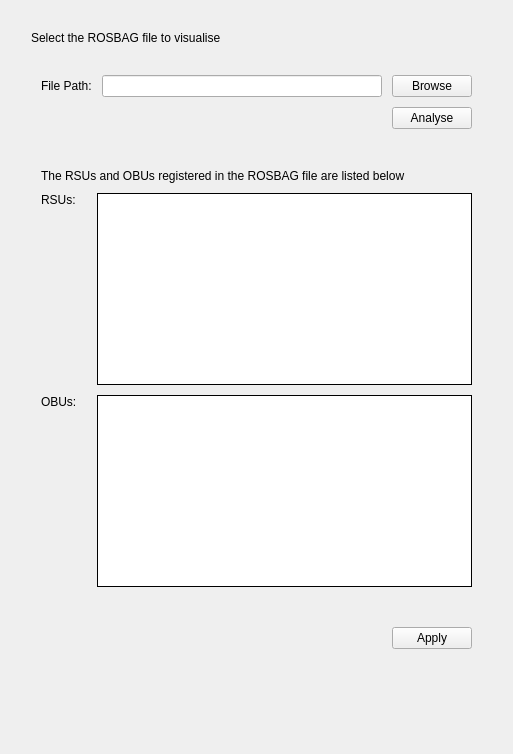
          <widget class="QWidget" name="visualiser_entity_tab">
           <attribute name="title">
            <string>RSU/OBU</string>
           </attribute>
           <layout class="QGridLayout" name="gridLayout_8">
            <item row="0" column="0">
             <layout class="QVBoxLayout" name="verticalLayout_2">
              <property name="spacing">
               <number>20</number>
              </property>
              <property name="sizeConstraint">
               <enum>QLayout::SetMinimumSize</enum>
              </property>
              <property name="leftMargin">
               <number>20</number>
              </property>
              <property name="topMargin">
               <number>20</number>
              </property>
              <property name="rightMargin">
               <number>20</number>
              </property>
              <property name="bottomMargin">
               <number>20</number>
              </property>
              <item>
               <widget class="QLabel" name="label_4">
                <property name="sizePolicy">
                 <sizepolicy hsizetype="Fixed" vsizetype="Fixed">
                  <horstretch>0</horstretch>
                  <verstretch>0</verstretch>
                 </sizepolicy>
                </property>
                <property name="frameShape">
                 <enum>QFrame::NoFrame</enum>
                </property>
                <property name="text">
                 <string>Select the ROSBAG file to visualise</string>
                </property>
                <property name="textFormat">
                 <enum>Qt::AutoText</enum>
                </property>
               </widget>
              </item>
              <item>
               <layout class="QGridLayout" name="gridLayout_9" rowstretch="0,0" columnstretch="0,0,0" rowminimumheight="0,0" columnminimumwidth="0,0,0">
                <property name="leftMargin">
                 <number>10</number>
                </property>
                <property name="topMargin">
                 <number>10</number>
                </property>
                <property name="rightMargin">
                 <number>10</number>
                </property>
                <property name="bottomMargin">
                 <number>10</number>
                </property>
                <property name="spacing">
                 <number>10</number>
                </property>
                <item row="0" column="1">
                 <widget class="QLineEdit" name="VisualiserRosbagPath">
                  <property name="sizePolicy">
                   <sizepolicy hsizetype="Expanding" vsizetype="Fixed">
                    <horstretch>0</horstretch>
                    <verstretch>0</verstretch>
                   </sizepolicy>
                  </property>
                  <property name="clearButtonEnabled">
                   <bool>true</bool>
                  </property>
                 </widget>
                </item>
                <item row="0" column="2">
                 <widget class="QPushButton" name="VisualiserBrowse">
                  <property name="sizePolicy">
                   <sizepolicy hsizetype="Fixed" vsizetype="Fixed">
                    <horstretch>0</horstretch>
                    <verstretch>0</verstretch>
                   </sizepolicy>
                  </property>
                  <property name="text">
                   <string>Browse</string>
                  </property>
                  <property name="autoDefault">
                   <bool>false</bool>
                  </property>
                  <property name="default">
                   <bool>false</bool>
                  </property>
                  <property name="flat">
                   <bool>false</bool>
                  </property>
                 </widget>
                </item>
                <item row="0" column="0">
                 <widget class="QLabel" name="label">
                  <property name="sizePolicy">
                   <sizepolicy hsizetype="Fixed" vsizetype="Fixed">
                    <horstretch>0</horstretch>
                    <verstretch>0</verstretch>
                   </sizepolicy>
                  </property>
                  <property name="frameShape">
                   <enum>QFrame::NoFrame</enum>
                  </property>
                  <property name="text">
                   <string>File Path:</string>
                  </property>
                  <property name="textFormat">
                   <enum>Qt::AutoText</enum>
                  </property>
                 </widget>
                </item>
                <item row="1" column="2">
                 <widget class="QPushButton" name="VisualiserAnalyse">
                  <property name="sizePolicy">
                   <sizepolicy hsizetype="Fixed" vsizetype="Fixed">
                    <horstretch>0</horstretch>
                    <verstretch>0</verstretch>
                   </sizepolicy>
                  </property>
                  <property name="text">
                   <string>Analyse</string>
                  </property>
                  <property name="flat">
                   <bool>false</bool>
                  </property>
                 </widget>
                </item>
                <item row="1" column="1">
                 <widget class="QLabel" name="VisualiserRosbagError">
                  <property name="sizePolicy">
                   <sizepolicy hsizetype="Expanding" vsizetype="Expanding">
                    <horstretch>0</horstretch>
                    <verstretch>0</verstretch>
                   </sizepolicy>
                  </property>
                  <property name="minimumSize">
                   <size>
                    <width>280</width>
                    <height>0</height>
                   </size>
                  </property>
                  <property name="palette">
                   <palette>
                    <active>
                     <colorrole role="WindowText">
                      <brush brushstyle="SolidPattern">
                       <color alpha="255">
                        <red>255</red>
                        <green>0</green>
                        <blue>0</blue>
                       </color>
                      </brush>
                     </colorrole>
                     <colorrole role="Text">
                      <brush brushstyle="SolidPattern">
                       <color alpha="255">
                        <red>255</red>
                        <green>0</green>
                        <blue>0</blue>
                       </color>
                      </brush>
                     </colorrole>
                     <colorrole role="ButtonText">
                      <brush brushstyle="SolidPattern">
                       <color alpha="255">
                        <red>255</red>
                        <green>0</green>
                        <blue>0</blue>
                       </color>
                      </brush>
                     </colorrole>
                     <colorrole role="HighlightedText">
                      <brush brushstyle="SolidPattern">
                       <color alpha="255">
                        <red>255</red>
                        <green>0</green>
                        <blue>0</blue>
                       </color>
                      </brush>
                     </colorrole>
                    </active>
                    <inactive>
                     <colorrole role="WindowText">
                      <brush brushstyle="SolidPattern">
                       <color alpha="255">
                        <red>0</red>
                        <green>0</green>
                        <blue>0</blue>
                       </color>
                      </brush>
                     </colorrole>
                     <colorrole role="Text">
                      <brush brushstyle="SolidPattern">
                       <color alpha="255">
                        <red>0</red>
                        <green>0</green>
                        <blue>0</blue>
                       </color>
                      </brush>
                     </colorrole>
                     <colorrole role="ButtonText">
                      <brush brushstyle="SolidPattern">
                       <color alpha="255">
                        <red>0</red>
                        <green>0</green>
                        <blue>0</blue>
                       </color>
                      </brush>
                     </colorrole>
                     <colorrole role="HighlightedText">
                      <brush brushstyle="SolidPattern">
                       <color alpha="255">
                        <red>255</red>
                        <green>255</green>
                        <blue>255</blue>
                       </color>
                      </brush>
                     </colorrole>
                    </inactive>
                    <disabled>
                     <colorrole role="WindowText">
                      <brush brushstyle="SolidPattern">
                       <color alpha="255">
                        <red>0</red>
                        <green>0</green>
                        <blue>0</blue>
                       </color>
                      </brush>
                     </colorrole>
                     <colorrole role="Text">
                      <brush brushstyle="SolidPattern">
                       <color alpha="255">
                        <red>0</red>
                        <green>0</green>
                        <blue>0</blue>
                       </color>
                      </brush>
                     </colorrole>
                     <colorrole role="ButtonText">
                      <brush brushstyle="SolidPattern">
                       <color alpha="255">
                        <red>0</red>
                        <green>0</green>
                        <blue>0</blue>
                       </color>
                      </brush>
                     </colorrole>
                     <colorrole role="HighlightedText">
                      <brush brushstyle="SolidPattern">
                       <color alpha="255">
                        <red>255</red>
                        <green>255</green>
                        <blue>255</blue>
                       </color>
                      </brush>
                     </colorrole>
                    </disabled>
                   </palette>
                  </property>
                  <property name="frameShape">
                   <enum>QFrame::NoFrame</enum>
                  </property>
                  <property name="text">
                   <string/>
                  </property>
                  <property name="textFormat">
                   <enum>Qt::AutoText</enum>
                  </property>
                 </widget>
                </item>
               </layout>
              </item>
              <item>
               <layout class="QGridLayout" name="gridLayout_10" rowstretch="0,0,0,0" columnstretch="0,0,0" rowminimumheight="0,0,0,0" columnminimumwidth="0,0,0">
                <property name="leftMargin">
                 <number>10</number>
                </property>
                <property name="topMargin">
                 <number>10</number>
                </property>
                <property name="rightMargin">
                 <number>10</number>
                </property>
                <property name="bottomMargin">
                 <number>10</number>
                </property>
                <property name="spacing">
                 <number>10</number>
                </property>
                <item row="3" column="0" alignment="Qt::AlignTop">
                 <widget class="QLabel" name="label_3">
                  <property name="sizePolicy">
                   <sizepolicy hsizetype="Fixed" vsizetype="Fixed">
                    <horstretch>0</horstretch>
                    <verstretch>0</verstretch>
                   </sizepolicy>
                  </property>
                  <property name="frameShape">
                   <enum>QFrame::NoFrame</enum>
                  </property>
                  <property name="text">
                   <string>OBUs:</string>
                  </property>
                  <property name="textFormat">
                   <enum>Qt::AutoText</enum>
                  </property>
                 </widget>
                </item>
                <item row="1" column="2">
                 <widget class="QListView" name="VisualiserRsuList">
                  <property name="minimumSize">
                   <size>
                    <width>0</width>
                    <height>150</height>
                   </size>
                  </property>
                  <property name="font">
                   <font>
                    <pointsize>9</pointsize>
                   </font>
                  </property>
                  <property name="frameShape">
                   <enum>QFrame::Box</enum>
                  </property>
                  <property name="frameShadow">
                   <enum>QFrame::Plain</enum>
                  </property>
                  <property name="editTriggers">
                   <set>QAbstractItemView::NoEditTriggers</set>
                  </property>
                 </widget>
                </item>
                <item row="1" column="0" alignment="Qt::AlignTop">
                 <widget class="QLabel" name="label_2">
                  <property name="sizePolicy">
                   <sizepolicy hsizetype="Fixed" vsizetype="Fixed">
                    <horstretch>0</horstretch>
                    <verstretch>0</verstretch>
                   </sizepolicy>
                  </property>
                  <property name="frameShape">
                   <enum>QFrame::NoFrame</enum>
                  </property>
                  <property name="text">
                   <string>RSUs:</string>
                  </property>
                  <property name="textFormat">
                   <enum>Qt::AutoText</enum>
                  </property>
                 </widget>
                </item>
                <item row="3" column="2">
                 <widget class="QListView" name="VisualiserObuList">
                  <property name="minimumSize">
                   <size>
                    <width>0</width>
                    <height>150</height>
                   </size>
                  </property>
                  <property name="font">
                   <font>
                    <pointsize>9</pointsize>
                   </font>
                  </property>
                  <property name="frameShape">
                   <enum>QFrame::Box</enum>
                  </property>
                  <property name="frameShadow">
                   <enum>QFrame::Plain</enum>
                  </property>
                  <property name="editTriggers">
                   <set>QAbstractItemView::NoEditTriggers</set>
                  </property>
                 </widget>
                </item>
                <item row="0" column="0" colspan="3">
                 <widget class="QLabel" name="label_5">
                  <property name="sizePolicy">
                   <sizepolicy hsizetype="Fixed" vsizetype="Fixed">
                    <horstretch>0</horstretch>
                    <verstretch>0</verstretch>
                   </sizepolicy>
                  </property>
                  <property name="frameShape">
                   <enum>QFrame::NoFrame</enum>
                  </property>
                  <property name="text">
                   <string>The RSUs and OBUs registered in the ROSBAG file are listed below</string>
                  </property>
                  <property name="textFormat">
                   <enum>Qt::AutoText</enum>
                  </property>
                 </widget>
                </item>
               </layout>
              </item>
              <item>
               <layout class="QGridLayout" name="gridLayout_11">
                <property name="leftMargin">
                 <number>10</number>
                </property>
                <property name="topMargin">
                 <number>10</number>
                </property>
                <property name="rightMargin">
                 <number>10</number>
                </property>
                <property name="bottomMargin">
                 <number>10</number>
                </property>
                <property name="spacing">
                 <number>10</number>
                </property>
                <item row="2" column="0">
                 <widget class="QLabel" name="VisualiserApplySuccess">
                  <property name="sizePolicy">
                   <sizepolicy hsizetype="Expanding" vsizetype="Expanding">
                    <horstretch>0</horstretch>
                    <verstretch>0</verstretch>
                   </sizepolicy>
                  </property>
                  <property name="palette">
                   <palette>
                    <active>
                     <colorrole role="WindowText">
                      <brush brushstyle="SolidPattern">
                       <color alpha="255">
                        <red>0</red>
                        <green>255</green>
                        <blue>0</blue>
                       </color>
                      </brush>
                     </colorrole>
                     <colorrole role="Text">
                      <brush brushstyle="SolidPattern">
                       <color alpha="255">
                        <red>0</red>
                        <green>255</green>
                        <blue>0</blue>
                       </color>
                      </brush>
                     </colorrole>
                     <colorrole role="ButtonText">
                      <brush brushstyle="SolidPattern">
                       <color alpha="255">
                        <red>0</red>
                        <green>255</green>
                        <blue>0</blue>
                       </color>
                      </brush>
                     </colorrole>
                     <colorrole role="HighlightedText">
                      <brush brushstyle="SolidPattern">
                       <color alpha="255">
                        <red>0</red>
                        <green>255</green>
                        <blue>0</blue>
                       </color>
                      </brush>
                     </colorrole>
                    </active>
                    <inactive>
                     <colorrole role="WindowText">
                      <brush brushstyle="SolidPattern">
                       <color alpha="255">
                        <red>0</red>
                        <green>0</green>
                        <blue>0</blue>
                       </color>
                      </brush>
                     </colorrole>
                     <colorrole role="Text">
                      <brush brushstyle="SolidPattern">
                       <color alpha="255">
                        <red>0</red>
                        <green>0</green>
                        <blue>0</blue>
                       </color>
                      </brush>
                     </colorrole>
                     <colorrole role="ButtonText">
                      <brush brushstyle="SolidPattern">
                       <color alpha="255">
                        <red>0</red>
                        <green>0</green>
                        <blue>0</blue>
                       </color>
                      </brush>
                     </colorrole>
                     <colorrole role="HighlightedText">
                      <brush brushstyle="SolidPattern">
                       <color alpha="255">
                        <red>255</red>
                        <green>255</green>
                        <blue>255</blue>
                       </color>
                      </brush>
                     </colorrole>
                    </inactive>
                    <disabled>
                     <colorrole role="WindowText">
                      <brush brushstyle="SolidPattern">
                       <color alpha="255">
                        <red>0</red>
                        <green>0</green>
                        <blue>0</blue>
                       </color>
                      </brush>
                     </colorrole>
                     <colorrole role="Text">
                      <brush brushstyle="SolidPattern">
                       <color alpha="255">
                        <red>0</red>
                        <green>0</green>
                        <blue>0</blue>
                       </color>
                      </brush>
                     </colorrole>
                     <colorrole role="ButtonText">
                      <brush brushstyle="SolidPattern">
                       <color alpha="255">
                        <red>0</red>
                        <green>0</green>
                        <blue>0</blue>
                       </color>
                      </brush>
                     </colorrole>
                     <colorrole role="HighlightedText">
                      <brush brushstyle="SolidPattern">
                       <color alpha="255">
                        <red>255</red>
                        <green>255</green>
                        <blue>255</blue>
                       </color>
                      </brush>
                     </colorrole>
                    </disabled>
                   </palette>
                  </property>
                  <property name="frameShape">
                   <enum>QFrame::NoFrame</enum>
                  </property>
                  <property name="text">
                   <string/>
                  </property>
                  <property name="textFormat">
                   <enum>Qt::AutoText</enum>
                  </property>
                 </widget>
                </item>
                <item row="1" column="0">
                 <widget class="QLabel" name="VisualiserApplyError">
                  <property name="sizePolicy">
                   <sizepolicy hsizetype="Expanding" vsizetype="Expanding">
                    <horstretch>0</horstretch>
                    <verstretch>0</verstretch>
                   </sizepolicy>
                  </property>
                  <property name="palette">
                   <palette>
                    <active>
                     <colorrole role="WindowText">
                      <brush brushstyle="SolidPattern">
                       <color alpha="255">
                        <red>255</red>
                        <green>0</green>
                        <blue>0</blue>
                       </color>
                      </brush>
                     </colorrole>
                     <colorrole role="Text">
                      <brush brushstyle="SolidPattern">
                       <color alpha="255">
                        <red>255</red>
                        <green>0</green>
                        <blue>0</blue>
                       </color>
                      </brush>
                     </colorrole>
                     <colorrole role="ButtonText">
                      <brush brushstyle="SolidPattern">
                       <color alpha="255">
                        <red>255</red>
                        <green>0</green>
                        <blue>0</blue>
                       </color>
                      </brush>
                     </colorrole>
                     <colorrole role="HighlightedText">
                      <brush brushstyle="SolidPattern">
                       <color alpha="255">
                        <red>255</red>
                        <green>0</green>
                        <blue>0</blue>
                       </color>
                      </brush>
                     </colorrole>
                    </active>
                    <inactive>
                     <colorrole role="WindowText">
                      <brush brushstyle="SolidPattern">
                       <color alpha="255">
                        <red>0</red>
                        <green>0</green>
                        <blue>0</blue>
                       </color>
                      </brush>
                     </colorrole>
                     <colorrole role="Text">
                      <brush brushstyle="SolidPattern">
                       <color alpha="255">
                        <red>0</red>
                        <green>0</green>
                        <blue>0</blue>
                       </color>
                      </brush>
                     </colorrole>
                     <colorrole role="ButtonText">
                      <brush brushstyle="SolidPattern">
                       <color alpha="255">
                        <red>0</red>
                        <green>0</green>
                        <blue>0</blue>
                       </color>
                      </brush>
                     </colorrole>
                     <colorrole role="HighlightedText">
                      <brush brushstyle="SolidPattern">
                       <color alpha="255">
                        <red>255</red>
                        <green>255</green>
                        <blue>255</blue>
                       </color>
                      </brush>
                     </colorrole>
                    </inactive>
                    <disabled>
                     <colorrole role="WindowText">
                      <brush brushstyle="SolidPattern">
                       <color alpha="255">
                        <red>0</red>
                        <green>0</green>
                        <blue>0</blue>
                       </color>
                      </brush>
                     </colorrole>
                     <colorrole role="Text">
                      <brush brushstyle="SolidPattern">
                       <color alpha="255">
                        <red>0</red>
                        <green>0</green>
                        <blue>0</blue>
                       </color>
                      </brush>
                     </colorrole>
                     <colorrole role="ButtonText">
                      <brush brushstyle="SolidPattern">
                       <color alpha="255">
                        <red>0</red>
                        <green>0</green>
                        <blue>0</blue>
                       </color>
                      </brush>
                     </colorrole>
                     <colorrole role="HighlightedText">
                      <brush brushstyle="SolidPattern">
                       <color alpha="255">
                        <red>255</red>
                        <green>255</green>
                        <blue>255</blue>
                       </color>
                      </brush>
                     </colorrole>
                    </disabled>
                   </palette>
                  </property>
                  <property name="frameShape">
                   <enum>QFrame::NoFrame</enum>
                  </property>
                  <property name="text">
                   <string/>
                  </property>
                  <property name="textFormat">
                   <enum>Qt::AutoText</enum>
                  </property>
                 </widget>
                </item>
                <item row="1" column="1">
                 <widget class="QPushButton" name="VisualiserApply">
                  <property name="sizePolicy">
                   <sizepolicy hsizetype="Fixed" vsizetype="Fixed">
                    <horstretch>0</horstretch>
                    <verstretch>0</verstretch>
                   </sizepolicy>
                  </property>
                  <property name="text">
                   <string>Apply</string>
                  </property>
                  <property name="flat">
                   <bool>false</bool>
                  </property>
                 </widget>
                </item>
               </layout>
              </item>
             </layout>
            </item>
            <item row="1" column="0">
             <spacer name="verticalSpacer_2">
              <property name="orientation">
               <enum>Qt::Vertical</enum>
              </property>
              <property name="sizeHint" stdset="0">
               <size>
                <width>20</width>
                <height>40</height>
               </size>
              </property>
             </spacer>
            </item>
           </layout>
          </widget>
